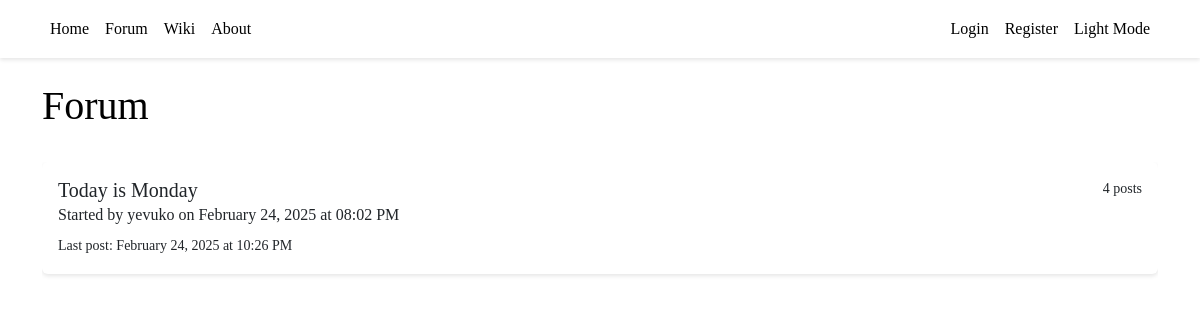
Before: /forum/ with the older database file.
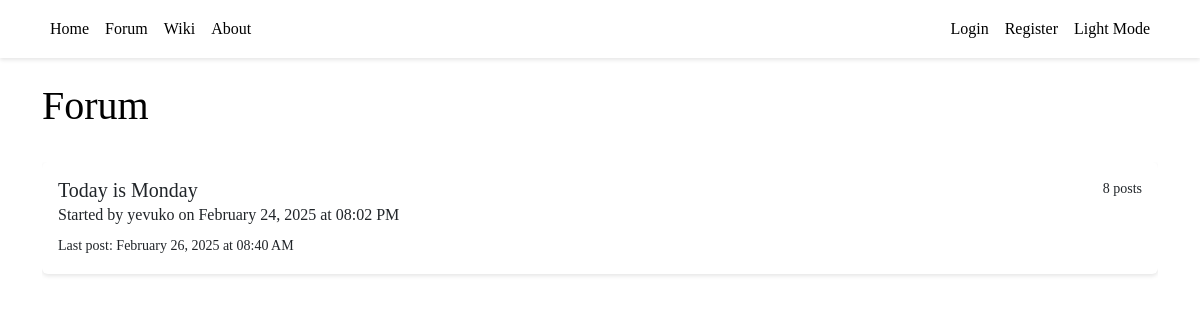
After: the same page with the newer database file.
### tables this page shows
CREATE TABLE threads (
        id INTEGER PRIMARY KEY AUTOINCREMENT,
        title TEXT NOT NULL CHECK(length(title) <= 132),
        created_by INTEGER NOT NULL,
        created_at TIMESTAMP DEFAULT CURRENT_TIMESTAMP,
        updated_at TIMESTAMP DEFAULT CURRENT_TIMESTAMP,
        last_seen_at TIMESTAMP DEFAULT CURRENT_TIMESTAMP,
        FOREIGN KEY (created_by) REFERENCES users(id)
    );

### backend/forum.py (the view)
@forum_blueprint.route("/")
def view_threads():
    user_id = session.get('user_id')
    page = request.args.get('page', 1, type=int)
    offset = (page - 1) * Config.THREADS_PER_PAGE
    with get_db() as conn:
        cursor = conn.cursor()
        if user_id:
            cursor.execute("""
                SELECT DISTINCT
                    t.*, u.username,
                    COUNT(p.id) as post_count,
                    MAX(p.created_at) as last_post_at
                FROM threads t
                JOIN users u ON t.created_by = u.id
                LEFT JOIN thread_users tu ON t.id = tu.thread_id
                LEFT JOIN posts p ON t.id = p.thread_id
                WHERE
                    tu.thread_id IS NULL
                    OR tu.user_id = ?
                    OR t.created_by = ?
                GROUP BY t.id
                ORDER BY last_post_at DESC
                LIMIT ? OFFSET ?
            """, (user_id, user_id, Config.THREADS_PER_PAGE, offset))
        else:
            cursor.execute("""
                SELECT DISTINCT
                    t.*, u.username,
                    COUNT(p.id) as post_count,
                    MAX(p.created_at) as last_post_at
                FROM threads t
                JOIN users u ON t.created_by = u.id
                LEFT JOIN thread_users tu ON t.id = tu.thread_id
                LEFT JOIN posts p ON t.id = p.thread_id
                WHERE tu.thread_id IS NULL
                GROUP BY t.id
                ORDER BY last_post_at DESC
                LIMIT ? OFFSET ?
            """, (Config.THREADS_PER_PAGE, offset))
        threads = cursor.fetchall()
    return render_template("forum/thread_list.html",
                               threads=threads,
                               page=page,
                               Config=Config)

### backend/database.py (called while the page is built)
@contextmanager
def get_db() -> Generator[sqlite3.Connection, None, None]:
    conn = sqlite3.connect(Config.SQLITE_DB_PATH)
    conn.row_factory = sqlite3.Row
    try:
        yield conn
    finally:
        conn.commit()
        conn.close()

### backend/server.py (called while the page is built)
@app.template_filter('datetime')
def format_datetime(value):
    if isinstance(value, str):
        try:
            value = datetime.strptime(value, '%Y-%m-%d %H:%M:%S')
        except ValueError:
            return value
    return value.strftime('%B %d, %Y at %I:%M %p')

### frontend/templates/forum/thread_list.html (shortened to what this page needs)
{% extends "base.html" %}
{% block content %}
    <div class="d-flex justify-content-between align-items-center mb-4">
        <h1>Forum</h1>
    </div>
    <div class="thread-list" tabindex="0">
        {% for thread in threads %}
            <div class="thread-item card mb-3" data-thread-id="{{ thread.id }}">
                <div class="card-body">
                    <div class="d-flex justify-content-between align-items-start">
                        <h5 class="card-title mb-1">
                            <a href="{{ url_for('forum.view_thread', thread_id=thread.id) }}" class="text-decoration-none">
                                {{ thread.title }}
                            </a>
                        </h5>
                        <small class="text-muted">{{ thread.post_count }} posts</small>
                    </div>
                    <p class="card-subtitle mb-2 text-muted">
                        Started by {{ thread.username }} on {{ thread.created_at | datetime }}
                    </p>
                    {% if thread.last_post_at != thread.created_at %}
                        <small class="text-muted">
                            Last post: {{ thread.last_post_at | datetime }}
                        </small>
                    {% endif %}
                </div>
            </div>
        {% else %}
            <div class="alert alert-info">No threads yet.</div>
        {% endfor %}
    </div>
{% endblock %}

### frontend/templates/base.html (shortened to what this page needs)
<html lang="en">
<head>
    <link rel="stylesheet" href="{{ url_for('static', filename='bootstrap/css/bootstrap.min.css') }}">
    <link rel="stylesheet" href="{{ url_for('static', filename='styles.css') }}">
</head>
<body>
    <nav class="navbar navbar-expand-lg navbar-dark bg-dark">
        <div class="container">
            <div class="collapse navbar-collapse" id="navbarNav">
                <ul class="navbar-nav">
                    <li class="nav-item"><a class="nav-link" href="/">Home</a></li>
                    <li class="nav-item"><a class="nav-link" href="/forum">Forum</a></li>
                    <li class="nav-item"><a class="nav-link" href="/wiki">Wiki</a></li>
                    <li class="nav-item"><a class="nav-link" href="/about">About</a></li>
                </ul>
                <ul class="navbar-nav ms-auto">
                    {% if session.get('user') %}
                        <li class="nav-item">
                            <a class="nav-link" href="/auth/logout">Logout ({{ session['user'] }})</a>
                        </li>
                    {% else %}
                        <li class="nav-item"><a class="nav-link" href="/auth/login">Login</a></li>
                        <li class="nav-item"><a class="nav-link" href="/auth/register">Register</a></li>
                    {% endif %}
                    <li class="nav-item">
                        <a class="nav-link" href="#" id="theme-toggle">
                            <span id="theme-text">Light Mode</span>
                        </a>
                    </li>
                </ul>
            </div>
        </div>
    </nav>
    <main class="container mt-4">
        {% block content %}{% endblock %}
    </main>
</body>
</html>

### frontend/static/styles.css (style rules this page uses)
body { font-family: var(--font-family-sans); line-height: 1.6; color: var(--standard-text); background-color: var(--page-bg); }
.navbar { box-shadow: 0 2px 4px rgba(0,0,0,0.1); background-color: var(--card-bg) !important; }
.navbar-dark .navbar-nav .nav-link { color: var(--standard-text); }
.card { border: none; background-color: var(--card-bg); box-shadow: 0 2px 4px rgba(0,0,0,0.1); }
.card-title { color: var(--prominent-text); }
.card-body { background-color: var(--card-bg); }
.thread-list { max-height: 80vh; overflow-y: auto; }
.thread-item { transition: all 0.2s ease; background-color: var(--card-bg); border-left: 3px solid var(--element-bg); }
a { color: var(--highlight-text); text-decoration: none; }
.text-muted { color: var(--subtle-text) !important; }

Changed rows visible on the page:
changed threads "Today is Monday": post_count "4" → "8"; last_post_at "February 24, 2025 at 10:26 PM" → "February 26, 2025 at 08:40 AM"
